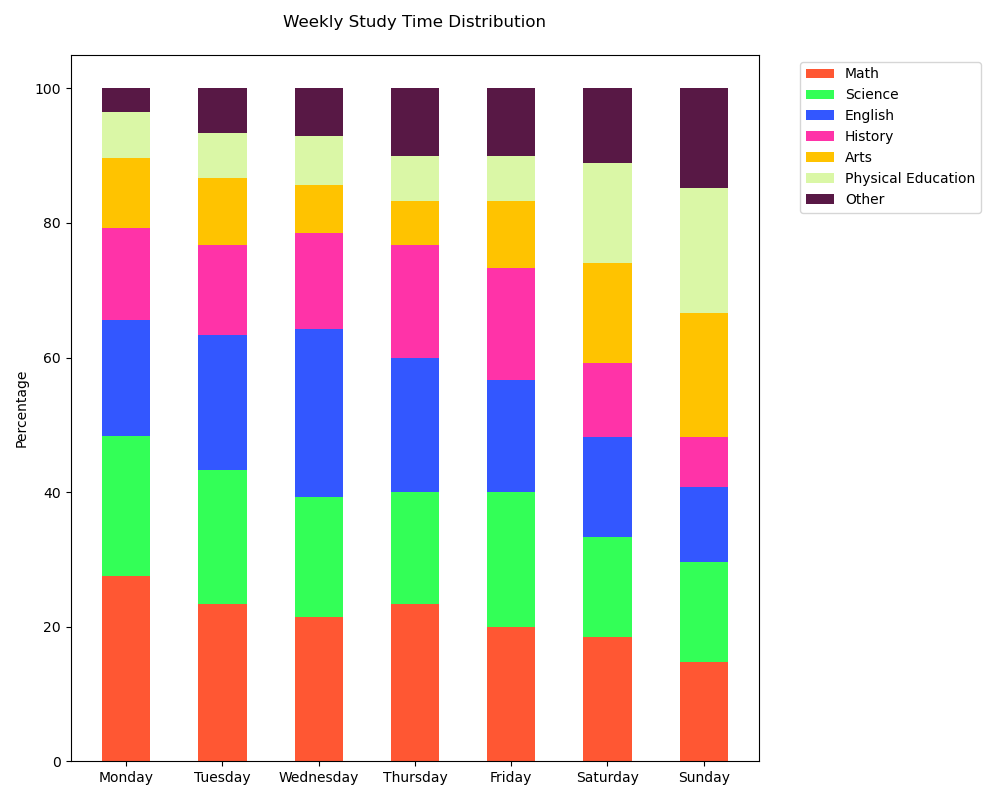

Source code (Python):

import matplotlib.pyplot as plt
import numpy as np

# Data
days = ["Monday", "Tuesday", "Wednesday", "Thursday", "Friday", "Saturday", "Sunday"]
math = [8, 7, 6, 7, 6, 5, 4]
science = [6, 6, 5, 5, 6, 4, 4]
english = [5, 6, 7, 6, 5, 4, 3]
history = [4, 4, 4, 5, 5, 3, 2]
arts = [3, 3, 2, 2, 3, 4, 5]
physical_education = [2, 2, 2, 2, 2, 4, 5]
other = [1, 2, 2, 3, 3, 3, 4]

# Normalize data to sum to 100%
data = np.array([math, science, english, history, arts, physical_education, other])
data_percentage = data / data.sum(axis=0) * 100

# Colors
colors = ['#FF5733', '#33FF57', '#3357FF', '#FF33A8', '#FFC300', '#DAF7A6', '#581845']

# Plot
fig, ax = plt.subplots(figsize=(10, 8))
bar_width = 0.5
indices = np.arange(len(days))

bottoms = np.zeros(len(days))
for i in range(len(data)):
    ax.bar(indices, data_percentage[i], bottom=bottoms, width=bar_width, color=colors[i])
    bottoms += data_percentage[i]

# Labels and title
ax.set_ylabel('Percentage')
ax.set_title('Weekly Study Time Distribution', pad=20)
ax.set_xticks(indices)
ax.set_xticklabels(days)
ax.legend(['Math', 'Science', 'English', 'History', 'Arts', 'Physical Education', 'Other'], bbox_to_anchor=(1.05, 1), loc='upper left')

plt.tight_layout()
plt.show()
